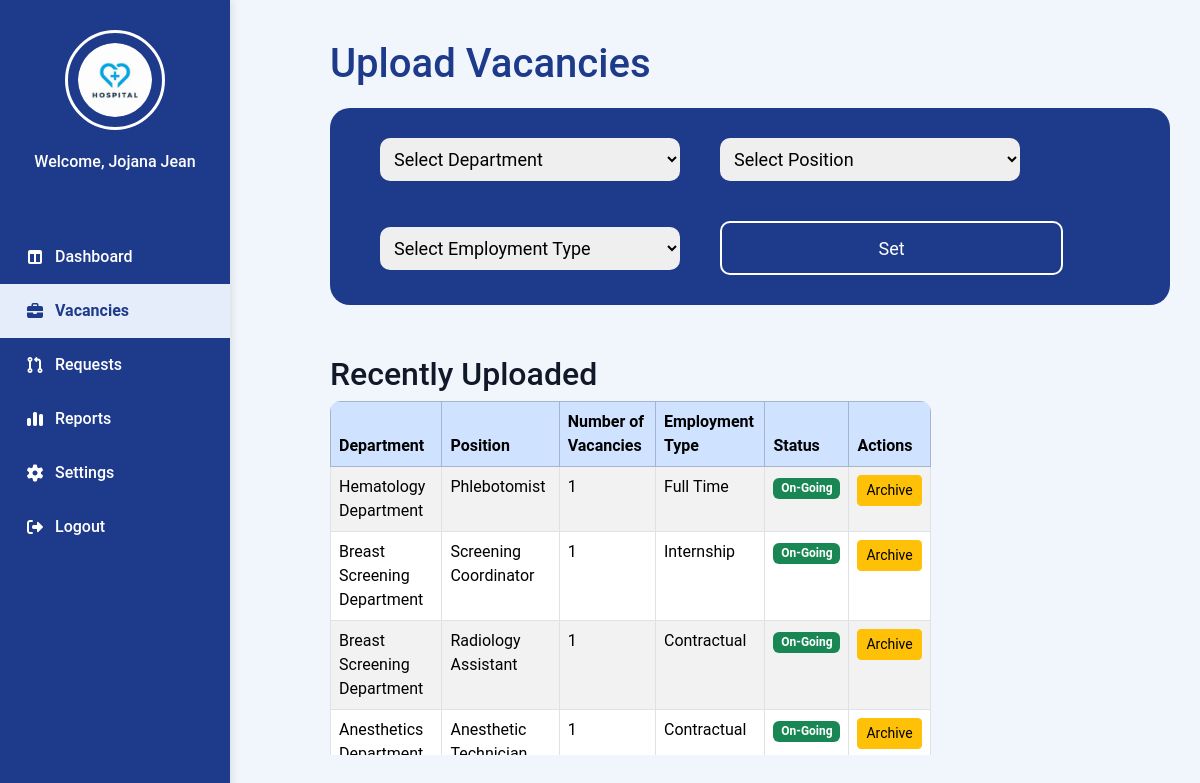
The app's page /Admin_Vacancies.php with its own data.
### tables this page shows
CREATE TABLE `user` (
  `user_id` varchar(100) NOT NULL,
  `applicant_employee_id` varchar(100) DEFAULT NULL,
  `email` varchar(100) NOT NULL,
  `password` varchar(255) NOT NULL,
  `role` varchar(50) NOT NULL,
  `fullname` varchar(150) NOT NULL,
  `status` varchar(20) NOT NULL,
  `created_at` datetime NOT NULL,
  `profile_pic` varchar(255) DEFAULT NULL,
  `reset_token` varchar(255) NOT NULL,
  `token_expiry` varchar(255) NOT NULL,
  `sub_role` varchar(50) DEFAULT NULL
);

CREATE TABLE `vacancies` (
  `id` int(11) NOT NULL,
  `department_id` int(11) NOT NULL,
  `position_id` int(11) NOT NULL,
  `employment_type_id` int(11) NOT NULL,
  `vacancy_count` int(11) NOT NULL,
  `status` varchar(255) NOT NULL DEFAULT 'To Post',
  `created_at` timestamp NOT NULL DEFAULT current_timestamp()
);

CREATE TABLE `department` (
  `deptID` int(11) NOT NULL,
  `deptName` varchar(100) NOT NULL,
  `vacancies` int(11) DEFAULT NULL
);

CREATE TABLE `position` (
  `positionID` int(11) NOT NULL,
  `departmentID` int(11) NOT NULL,
  `emtypeID` int(11) DEFAULT NULL,
  `position_title` varchar(150) NOT NULL,
  `vacancies` int(11) DEFAULT NULL
);

CREATE TABLE `employment_type` (
  `emtypeID` int(11) NOT NULL,
  `typeName` varchar(50) NOT NULL
);

### Admin_Vacancies.php (the view, shortened to what this page needs)
<?php
require 'admin/db.connect.php';
$adminQuery = $conn->query("SELECT fullname FROM user WHERE role = 'Admin'");
$adminname = ($adminQuery && $row = $adminQuery->fetch_assoc()) ? $row['fullname'] : 'Admin';
$recentQuery = $conn->query("
    SELECT v.id, v.vacancy_count, v.status, d.deptName, p.position_title, e.typeName AS employment_type
    FROM vacancies v
    JOIN department d ON v.department_id = d.deptID
    JOIN position p ON v.position_id = p.positionID
    JOIN employment_type e ON v.employment_type_id = e.emtypeID
    ORDER BY v.id DESC
    LIMIT 10
");
?>
<!DOCTYPE html>
<html lang="en">
<head>
    <link rel="stylesheet" href="admin-sidebar.css">
    <link rel="stylesheet" href="https://cdnjs.cloudflare.com/ajax/libs/font-awesome/7.0.1/css/all.min.css">
    <link rel="stylesheet" href="https://cdn.jsdelivr.net/npm/bootstrap@5.3.3/dist/css/bootstrap.min.css">
</head>
<body>
    <div class="sidebar">
        <div class="sidebar-logo">
            <img src="Images/hospitallogo.png" alt="Hospital Logo">
        </div>
        <div class="sidebar-name">
            <p><?php echo "Welcome, $adminname"; ?></p>
        </div>
        <ul class="nav flex-column">
            <li><a href="Admin_Dashboard.php"><i class="fa-solid fa-table-columns"></i>Dashboard</a></li>
            <li class="active"><a href="Admin_Vacancies.php"><i class="fa-solid fa-briefcase"></i>Vacancies</a></li>
            <li><a href="Admin-request.php"><i class="fa-solid fa-code-pull-request"></i>Requests</a></li>
            <li><a href="Admin_Reports.php"><i class="fa-solid fa-chart-simple"></i>Reports</a></li>
            <li><a href="Admin-Settings.php"><i class="fa-solid fa-gear"></i>Settings</a></li>
            <li><a href="Login.php"><i class="fa-solid fa-right-from-bracket"></i>Logout</a></li>
        </ul>
    </div>
    <main class="main-content">
        <div class="main-content-header">
            <h1>Upload Vacancies</h1>
        </div>
        <form method="POST" id="vacancyForm">
            <div class="set-vacancies">
                <div class="select-options">
                    <select name="department" id="department" required>
                        <option value="" disabled selected>Select Department</option>
                    </select>
                </div>
                <div class="select-options">
                    <select name="position" id="position" required>
                        <option value="" disabled selected>Select Position</option>
                    </select>
                </div>
                <div class="select-options">
                    <select name="employment_type" id="employment_type" required>
                        <option value="" disabled selected>Select Employment Type</option>
                    </select>
                </div>
                <button type="button" id="openModalBtn">Set</button>
            </div>
        </form>
        <div class="recent-section">
            <h2>Recently Uploaded</h2>
            <table class="table table-bordered table-striped w-75">
                <thead class="table-primary">
                    <tr>
                        <th>Department</th>
                        <th>Position</th>
                        <th>Number of Vacancies</th>
                        <th>Employment Type</th>
                        <th>Status</th>
                        <th>Actions</th>
                    </tr>
                </thead>
                <tbody>
                    <?php if ($recentQuery && $recentQuery->num_rows > 0): ?>
                        <?php while ($row = $recentQuery->fetch_assoc()): ?>
                            <tr>
                                <td><?= htmlspecialchars($row['deptName']) ?></td>
                                <td><?= htmlspecialchars($row['position_title']) ?></td>
                                <td><?= htmlspecialchars($row['vacancy_count']) ?></td>
                                <td><?= htmlspecialchars($row['employment_type']) ?></td>
                                <td>
                                    <?php if ($row['status'] === 'On-Going'): ?>
                                        <span class="badge bg-success"><?= htmlspecialchars($row['status']) ?></span>
                                    <?php elseif ($row['status'] === 'Closed'): ?>
                                        <span class="badge bg-danger"><?= htmlspecialchars($row['status']) ?></span>
                                    <?php else: ?>
                                        <span class="badge bg-secondary"><?= htmlspecialchars($row['status']) ?></span>
                                    <?php endif; ?>
                                </td>
                                <td>
                                    <a href="archive_vacancy.php?id=<?= $row['id'] ?>"
                                        class="btn btn-sm btn-warning">Archive</a>
                                </td>
                            </tr>
                        <?php endwhile; ?>
                    <?php else: ?>
                        <tr>
                            <td colspan="6" class="text-center text-muted">No vacancies uploaded yet.</td>
                        </tr>
                    <?php endif; ?>
                </tbody>
            </table>
        </div>
    </main>
</body>
</html>

### admin-sidebar.css (style rules this page uses)
* { margin: 0; padding: 0; box-sizing: border-box; }
body { font-family: "Poppins", "Roboto", sans-serif; }
img { height: 75px; width: 75px; padding: 10px; border-radius: 50%; }
.main-content { display: flex; justify-content: center; }
button { font-family: "Roboto", sans-serif; background-color: #2563EB; border: none; border-radius: 20px; width: 343px; height: 54px; color: #CEE3F5; font-size: 16px; margin: 20px 10px; cursor: pointer; transition: 0.3s; }
.main-content, .login-button, .forgot-password, .show-password { display: flex; justify-content: center; }
.sidebar { width: 230px; background-color: #1E3A8A; height: 100vh; display: flex; flex-direction: column; align-items: center; padding-top: 30px; position: fixed; left: 0; top: 0; box-shadow: 2px 0 8px rgba(0, 0, 0, 0.1); overflow-y: auto; scrollbar-width: thin; scrollbar-color: #e5edfb transparent; }
.nav { margin-top: 40px; list-style: none; width: 100%; padding: 0; }
.nav li { width: 100%; }
.nav li a { color: #ffffff; text-decoration: none; display: flex; align-items: center; gap: 10px; padding: 15px 25px; font-weight: 500; transition: all 0.3s ease; width: 100%; box-sizing: border-box; }
.nav li a:hover, .nav li.active a { background-color: #e5edfb; color: #1E3A8A; font-weight: 600; }
.nav i { width: 20px; text-align: center; }
.sidebar-logo { display: flex; flex-direction: column; align-items: center; gap: 10px; margin-bottom: 20px; }
.sidebar-logo img { width: 100px; height: 100px; border-radius: 50%; border: 3px solid white; cursor: pointer; transition: transform 0.3s ease; }
.sidebar-name p { color: white; text-align: center; font-weight: 500; }

### Admin_Vacancies.php (style rules this page uses)
body { font-family: 'Poppins', 'Roboto', sans-serif; margin: 0; display: flex; background-color: #f1f5fc; color: #111827; }
.main-content { padding: 40px 30px; margin-left: 250px; flex: 1; display: flex; flex-direction: column; overflow-y: auto; max-height: 100vh; }
.main-content-header h1 { color: #1E3A8A; margin-bottom: 20px; margin-left: 50px; }
.set-vacancies { background-color: #1E3A8A; display: flex; align-items: center; gap: 40px; flex-wrap: wrap; border-radius: 20px; padding: 30px 50px; width: fit-content; margin-left: 50px; margin-top: 0; margin-bottom: 50px; }
.recent-section { margin-left: 50px; margin-top: 0; width: 90%; max-height: 400px; overflow-y: auto; }
.recent-section table { width: 100%; background: white; border-radius: 10px; overflow: hidden; }
.select-options { display: flex; flex-direction: column; width: 300px; }
.select-options select, input { font-size: 18px; padding: 10px; border-radius: 10px; border: none; outline: none; }
button { border: 2px solid white; background-color: #1E3A8A; color: white; font-size: 18px; padding: 12px 30px; border-radius: 10px; cursor: pointer; }

### records on screen
user: fullname "Jojana Jean"
vacancies: department.deptName "Hematology Department", position.position_title "Phlebotomist", vacancy_count "1", employment_type.typeName "Full Time", status "On-Going"
vacancies: department.deptName "Breast Screening Department", position.position_title "Screening Coordinator", vacancy_count "1", employment_type.typeName "Internship", status "On-Going"
vacancies: department.deptName "Breast Screening Department", position.position_title "Radiology Assistant", vacancy_count "1", employment_type.typeName "Contractual", status "On-Going"
vacancies: department.deptName "Anesthetics…", position.position_title "Anesthetic…", vacancy_count "1", employment_type.typeName "Contractual", status "On-Going"
